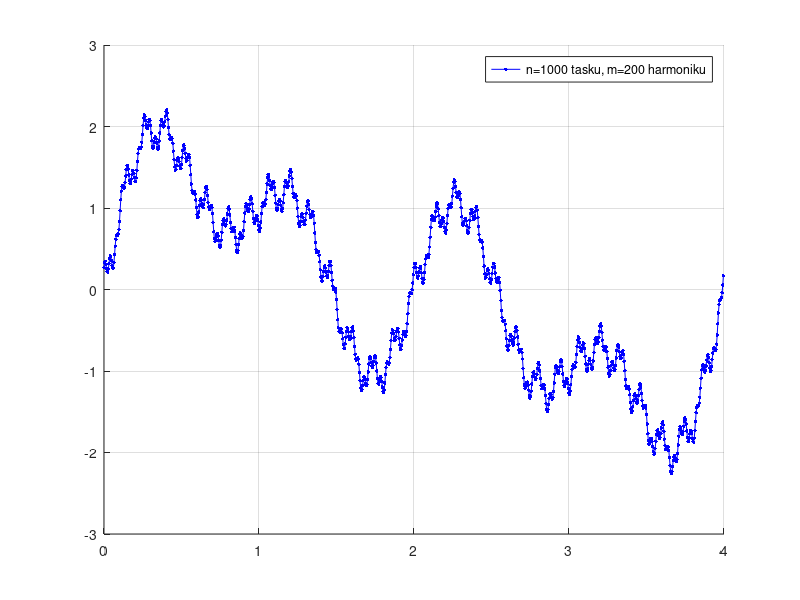
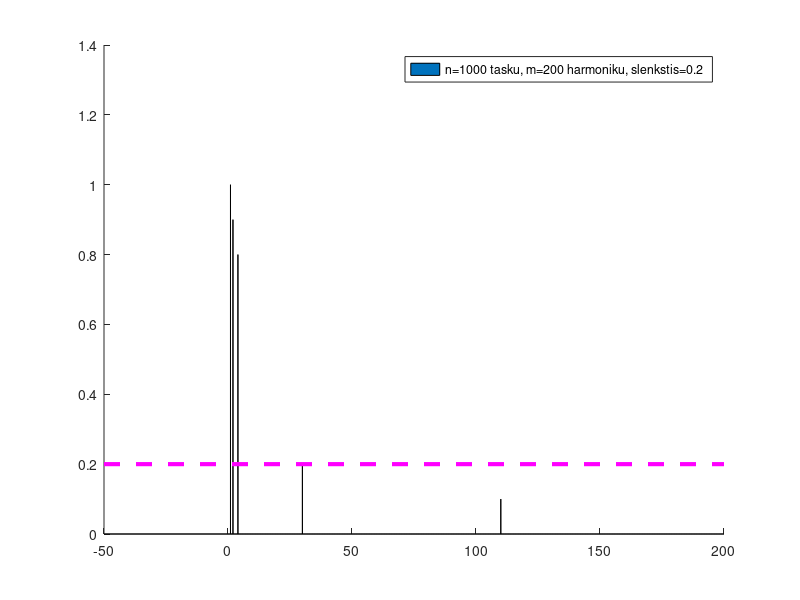
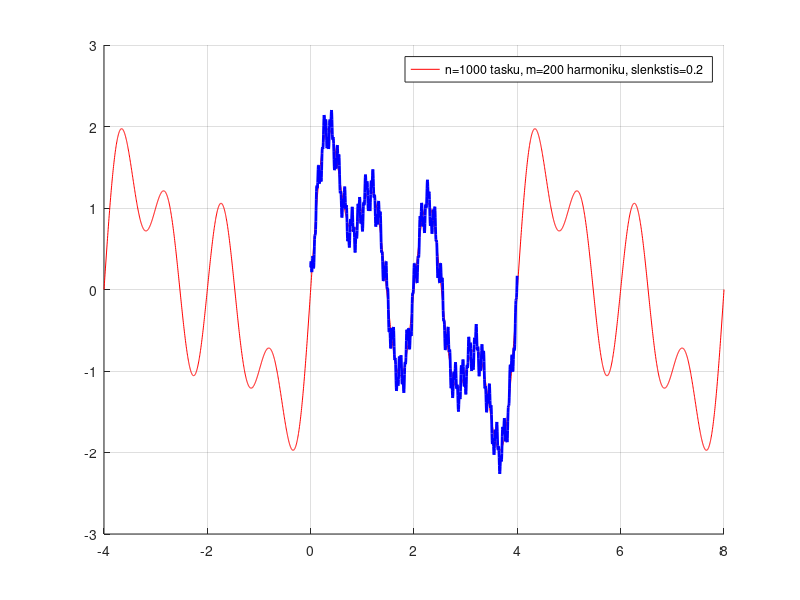

Reproduce these figures in MATLAB, in order.
function main
    clc,close all,clear all
    n=1000;     % n - tasku skaicius
    m=200;      % m - harmoniku skaicius
    M=2*m-1;    % M -koeficientu skaicius
    
    if M > n 
        'per didelis harmoniku skaicius!';
    end
    
    T=4;            % T - duotas periodas
    slenkstis=0.2 ; % harmoniku amplitudziu slenkstis triuksmu filtravimui
    dt=T/n;
    N=1000;         % N - vaizdavimo tasku skaicius
    dttt=T/N;

    t=[0:dt:T-dt];
    ttt=[-T:dttt:2*T];

    fff=fnk(T,t); % apskaiciuojame ir pavaizduojame duota tasku seka 
    figure(1),hold on,grid on,plot(t,fff,'b.-','MarkerSize',8);
    legend(sprintf('n=%d tasku, m=%d harmoniku',n,m))

    ac0=dot(fff,fC(0,T,t))/n;
    for i=1:m-1
        ac(i)=dot(fff,fC(i,T,t))*2/n;
        as(i)=dot(fff,fS(i,T,t))*2/n;
    end
    figure(2),hold on
    bar(0:m-1,[ac0,sqrt(ac.^2+as.^2)],0.01)
    xx=axis; plot([xx(1),xx(2)],slenkstis*[1 1],'m--','LineWidth',3); % braizo slenkscio linija
    legend(sprintf('n=%d tasku, m=%d harmoniku, slenkstis=%g ',n,m,slenkstis))

    fffz=ac0*fC(0,T,ttt);
    frequencies=[1:m-1];
    %frequencies=[1:4];
    for i=frequencies
        if sqrt(ac(i)^2+as(i)^2) > slenkstis
            fffz=fffz+ac(i)*fC(i,T,ttt)+as(i)*fS(i,T,ttt);    
        end
    end

    figure(3),hold on,grid on, plot(ttt,fffz,'r');plot(t,fff,'b-','LineWidth',2);
    legend(sprintf('n=%d tasku, m=%d harmoniku, slenkstis=%g ',n,m,slenkstis))

    return
end
 
function c=fC(i,T,t)
    if i==0
        c=1*cos(0*t); 
    else
        c=cos(2*pi*i/T*t);
    end
    return
end

function s=fS(i,T,t)
    s=sin(2*pi*i/T*t); 
    return
end

function rez=fnk(T,t)
    % su triuksmais
    rez=sin(2*pi*t/T) + 0.9*sin(2*pi*2*t/T) + 0.8*sin(2*pi*4*t/T) + 0.1*sin(2*pi*110*t/T +pi/4)+ 0.2 * cos(2*pi*30*t/T);
    % be triuksmu
    %rez=sin(2*pi*t/T) + 0.9*sin(2*pi*2*t/T) + 0.8*sin(2*pi*4*t/T);
    return
end
